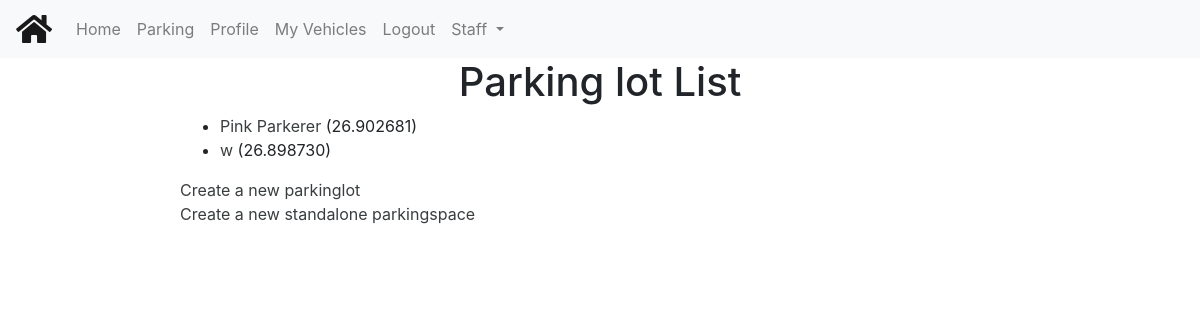
/parking/parkinglots/ (signed in), run on the app's committed database.
### parkingsystem/models.py (models this page shows, shortened)
class ParkingLot(models.Model):
    name = models.CharField(max_length=150, null=True, blank=True)
    price = models.PositiveIntegerField()
    latitude = models.DecimalField(max_digits=9, decimal_places=6)
    longitude = models.DecimalField(max_digits=9, decimal_places=6)
    opening_time = models.TimeField()
    closing_time = models.TimeField()
    rfid = models.PositiveIntegerField()
    capacity_car = models.PositiveIntegerField()
    capacity_motorbike = models.PositiveIntegerField()
    car_space_taken = models.PositiveIntegerField()
    def get_absolute_url(self):
        return reverse('parkinglot-detail', args=[str(self.id)])

### parkingsystem/views.py (the view)
# urls.py: path('parkinglots/', views.ParkingLotListView.as_view(), name='parkinglots'),
class ParkingLotListView(generic.ListView):
    model = ParkingLot

### parkingsystem/templates/parkingsystem/parkinglot_list.html (shortened to what this page needs)
{% extends "base.html" %}
{% block content %}
    <h1>Parking lot List</h1>
    {% if user.is_authenticated %}
    {% if parkinglot_list %}
    <ul>
      {% for parkinglot in parkinglot_list %}
      <li>
        <a href="{{ parkinglot.get_absolute_url }}">{{ parkinglot.name }}</a> ({{parkinglot.latitude}})
      </li>
      {% endfor %}
    </ul>
    {% else %}
      <p>There are no parkinglots in the system.</p>
    {% endif %}
    {% else %}
    <p>You need to <a href="{% url 'login' %}">login</a> to see this</p>
    {% endif %}
    {% if user.is_staff %}
    <a href="{% url 'parkinglot-add' %}"> Create a new parkinglot </a> <br>
    <a href="{% url 'standalone-add' %}"> Create a new standalone parkingspace</a>
    {% endif %}
{% endblock %}

### parkingsystem/static/css/styles.css (style rules this page uses)
h1, h2 { text-align: center; }
a { color: #393d3f; }

### data on the page
ParkingLot: name "Pink Parkerer", latitude "26.902681"
ParkingLot: name "w", latitude "26.898730"
